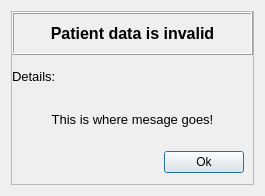
<?xml version="1.0" encoding="UTF-8"?>
<ui version="4.0">
 <class>Invalid_data</class>
 <widget class="QWidget" name="Invalid_data">
  <property name="geometry">
   <rect>
    <x>0</x>
    <y>0</y>
    <width>265</width>
    <height>196</height>
   </rect>
  </property>
  <property name="windowTitle">
   <string>Form</string>
  </property>
  <layout class="QGridLayout" name="gridLayout">
   <item row="0" column="0">
    <widget class="QFrame" name="frame">
     <property name="frameShape">
      <enum>QFrame::StyledPanel</enum>
     </property>
     <property name="frameShadow">
      <enum>QFrame::Raised</enum>
     </property>
     <layout class="QVBoxLayout" name="verticalLayout">
      <property name="spacing">
       <number>0</number>
      </property>
      <property name="leftMargin">
       <number>0</number>
      </property>
      <property name="topMargin">
       <number>0</number>
      </property>
      <property name="rightMargin">
       <number>0</number>
      </property>
      <property name="bottomMargin">
       <number>0</number>
      </property>
      <item>
       <widget class="QFrame" name="frame_2">
        <property name="frameShape">
         <enum>QFrame::Box</enum>
        </property>
        <property name="frameShadow">
         <enum>QFrame::Raised</enum>
        </property>
        <layout class="QHBoxLayout" name="horizontalLayout_2">
         <item>
          <widget class="QLabel" name="label">
           <property name="font">
            <font>
             <pointsize>12</pointsize>
             <weight>75</weight>
             <bold>true</bold>
            </font>
           </property>
           <property name="frameShape">
            <enum>QFrame::NoFrame</enum>
           </property>
           <property name="text">
            <string>Patient data is invalid</string>
           </property>
           <property name="alignment">
            <set>Qt::AlignCenter</set>
           </property>
          </widget>
         </item>
        </layout>
       </widget>
      </item>
      <item>
       <widget class="QLabel" name="label_2">
        <property name="font">
         <font>
          <pointsize>10</pointsize>
         </font>
        </property>
        <property name="text">
         <string>Details:</string>
        </property>
       </widget>
      </item>
      <item>
       <widget class="QLabel" name="label_3">
        <property name="font">
         <font>
          <pointsize>10</pointsize>
         </font>
        </property>
        <property name="text">
         <string>This is where mesage goes!</string>
        </property>
        <property name="alignment">
         <set>Qt::AlignCenter</set>
        </property>
       </widget>
      </item>
      <item>
       <widget class="QWidget" name="widget" native="true">
        <layout class="QHBoxLayout" name="horizontalLayout">
         <item>
          <spacer name="horizontalSpacer">
           <property name="orientation">
            <enum>Qt::Horizontal</enum>
           </property>
           <property name="sizeHint" stdset="0">
            <size>
             <width>143</width>
             <height>20</height>
            </size>
           </property>
          </spacer>
         </item>
         <item>
          <widget class="QPushButton" name="btn_ok">
           <property name="text">
            <string>Ok</string>
           </property>
           <property name="default">
            <bool>true</bool>
           </property>
          </widget>
         </item>
        </layout>
       </widget>
      </item>
     </layout>
    </widget>
   </item>
  </layout>
 </widget>
 <resources/>
 <connections/>
</ui>
